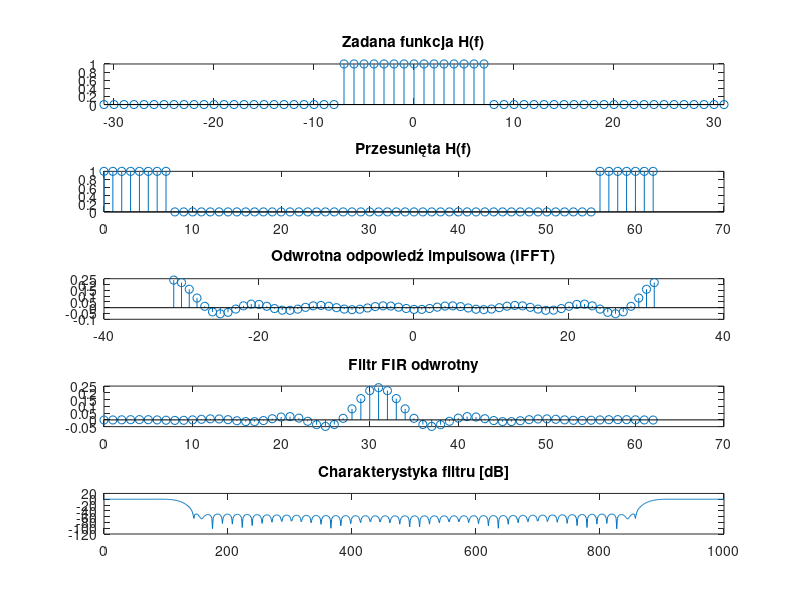
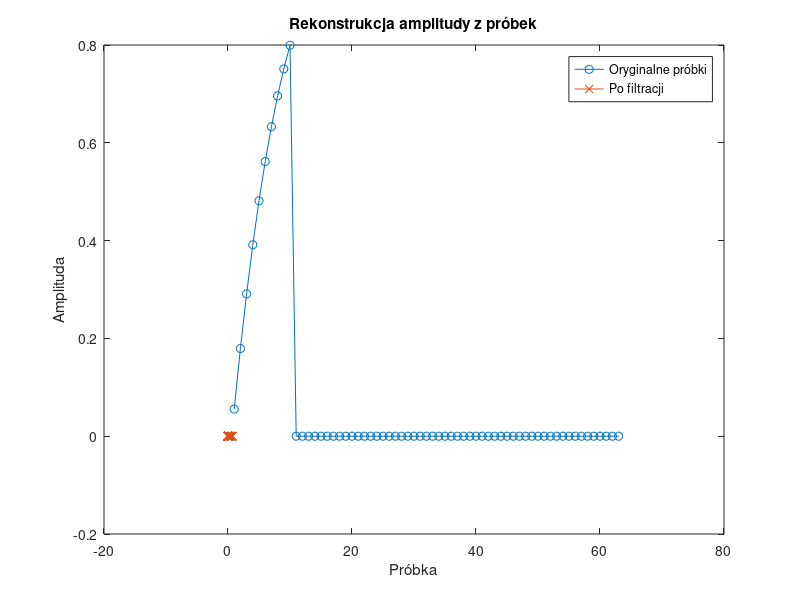

The MATLAB source for these figures, in order:
clear; clc; close all;

%% Parametry impulsu i próbkowania
A = 1;          % Współczynnik skalujący
n = 2;          % Wykładnik potęgi
tau = 1e-6;              % stała czasowa [s]
Fs = 20e6;               % częstość próbkowania [Hz]
Ts = 1/Fs;
tMax = 10*tau;
t = 0:Ts:tMax;
Nimp = length(t);

%% Generacja impulsu H(t) (kształtowanie)
% H_t = (t./tau.^2).*exp(-t/tau);   % odpowiedź systemu
% Obliczanie wartości funkcji H(t)
H_t = A * (t ./ tau .^ n) .* exp(-t / tau);


H_t = H_t / max(H_t);             % normalizacja do max = 1 (czyli szukana amplituda)

%% Próbkowanie impulsu z losowym przesunięciem fazy
delay = rand()*Ts;                % losowe przesunięcie
t_sampled = delay:Ts:(tMax+delay);
H_sampled = (t_sampled./tau.^2).*exp(-t_sampled/tau);
H_sampled = H_sampled / max(H_sampled);

% Zakładamy że mamy tylko kilka próbek z impulsu
sampledSegment = H_sampled(1:10);

%% Projektowanie filtru FIR odwrotnego do H(f)
Nf = 2*31+1;
K = 2*7+1;
window = hamming(Nf)';

% Tworzymy H(f) jako prostokąt (to uproszczenie dla przykładu)
zerosBefore = floor((Nf-K)/2);
zerosAfter  = ceil((Nf-K)/2);
requestedH = [zeros(1,zerosBefore), ones(1,K), zeros(1,zerosAfter)];

% Symetryczne indeksy
indexesSym = -ceil(Nf/2)+1 : floor(Nf/2);

figure;
subplot(5,1,1); stem(indexesSym, requestedH); title('Zadana funkcja H(f)'); xlim([indexesSym(1), indexesSym(end)]);

% Shift do zakresu (0, fs)
shiftedH = ifftshift(requestedH);
subplot(5,1,2); stem(0:Nf-1, shiftedH); title('Przesunięta H(f)');

% IFFT -> impuls odwrotny
timeResponse = ifft(shiftedH);
FIRcoefs = fftshift(timeResponse); % współczynniki filtru
FIRcoefs = FIRcoefs .* window;     % okno Hamminga
subplot(5,1,3); stem(indexesSym, timeResponse); title('Odwrotna odpowiedź impulsowa (IFFT)');
subplot(5,1,4); stem(0:Nf-1, FIRcoefs); title('Filtr FIR odwrotny');

% Sprawdzenie przenoszenia
realH = fft(FIRcoefs, 1000);
subplot(5,1,5); plot(20*log10(abs(realH))); title('Charakterystyka filtru [dB]');

%% Filtracja próbek (rekonstrukcja amplitudy)
% Dopełniamy próbkowany impuls zerami do długości filtru
x = [sampledSegment, zeros(1, Nf-length(sampledSegment))];
y = conv(x, FIRcoefs, 'same'); % filtracja
amp_rec = max(y);              % rekonstrukcja amplitudy

%% Porównanie
fprintf('Prawdziwa amplituda: %.4f\n', 1.0);
fprintf('Zrekonstruowana amplituda: %.4f\n', amp_rec);

% Wykres porównawczy
figure;
plot(x, '-o'); hold on;
plot(y, '-x');
legend('Oryginalne próbki','Po filtracji');
title('Rekonstrukcja amplitudy z próbek');
xlabel('Próbka'); ylabel('Amplituda');
